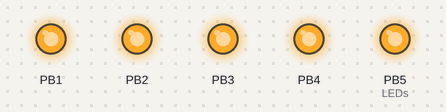
This program was run on a simulated ATmega328P, built with avr-gcc and emulated at 16 MHz. On the bench: output pins drawn as LEDs (lit = HIGH).

Above: at 0.9 s.
At 2.9 s:
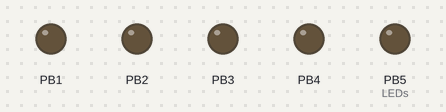
Timing chart, 0 to 5.2 s (numbered marks = the images above):
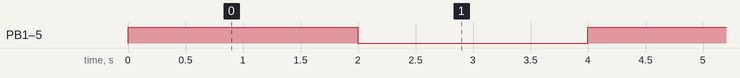

The program:

main.c
```c
/*
 * BLINK_5LED_USING_HEADER_FILE.c
 *
 * Created: 29-09-2025 14:46:42
 * Author : KICHU
 */

#define F_CPU 16000000UL
#include <avr/io.h>
#include "gpio.h"
#include<stdint.h>

int main(void)
{

	DDRB |= (1<<DDB5)|(1<<DDB4)|(1<<DDB3)|(1<<DDB2)|(1<<DDB1); // Initialise 5 pins as output

	while (1)
	{

		PORTB ^= (1<<PORTB5)|(1<<PORTB4)|(1<<PORTB3)|(1<<PORTB2)|(1<<PORTB1); // Turn ON all LEDs
		gpio(2000);


	}
}
```

gpio.c
```c
/*
 * gpio.c
 *
 * Created: 29-09-2025 14:51:34
 *  Author: KICHU
 */
#include <avr/io.h>

void timer0_init(void)
{
	TCCR0A|=(1<<WGM01);
	OCR0A=249;// for count 250
	TCNT0=0;// making timer counter 0
	TCCR0B|=(1<<CS00);
	TCCR0B|=(1<<CS01);//prescalar 64
	TIFR0|=(1<<OCF0A);//setting flag to 0 by writing one
}

void gpio(uint16_t ms)
{
	timer0_init();
	while(ms--)// CREATES DELAY FOR MS MILLISECOND
	{
		while(!(TIFR0&(1<<OCF0A))) // 1MS LOOP
		{

		}
		TIFR0|=(1<<OCF0A);


	}
}
```

gpio.h
```c
/*
 * gpio.h
 *
 * Created: 29-09-2025 14:51:16
 *  Author: KICHU
 */


#ifndef GPIO_H_
#define GPIO_H_
void gpio(uint16_t);//DECLARE gpio()
void timer0_init(void);


#endif /* GPIO_H_ */
```

Measured:
- by itself, PB1–4, PB5 (LEDs): alternates HIGH for 2.0 s and LOW for 2.0 s
